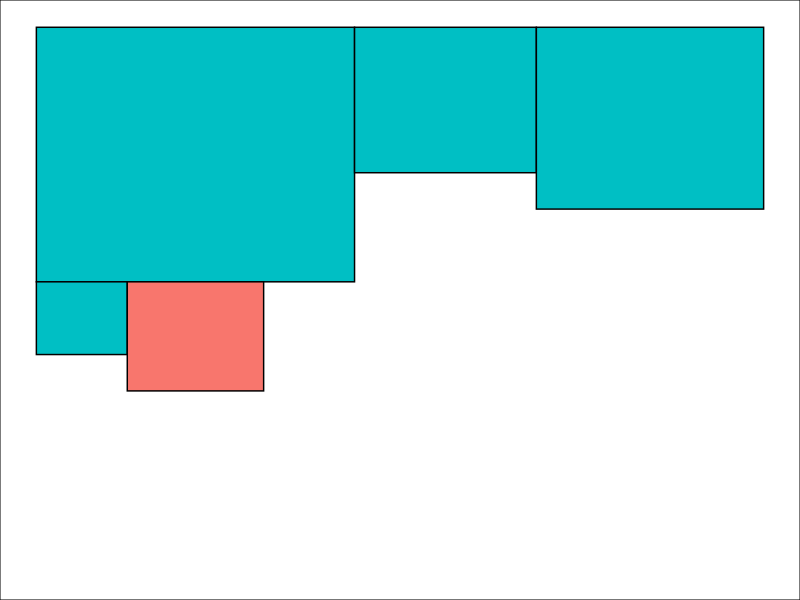

Source code (R):
# July 23, 2019
# Erin Becker
# Create Mondian style paintings given input tabular data

# load libraries
library(ggplot2)
library(dplyr)

# parameters of dataset
# number of columns
# number of rows
# number of types of columns
# for each column:
# - order
# - type
# - mean (or mean length for character vectors)
# - sum (or sum length for character vectors)

# parameters of painting
# width
# height
# number of colors
# colors
# for each element: 
# - order
# - width
# - height
# - color
# - number of borders
# - position of borders
# - position on canvas

# how each of the painting parameters will be
# determined by the dataset
# number of elements = number of columns
# canvas is a square with side of length = number of rows
# average number of spaces covered by each element = 
#   (number rows)^2 / (number cols)
# for each element:
# - order = row order
# - width = sum(column)/nrow remainder + 1 (to keep from being zero)
# - height = mean(column)/nrow remainder + 1 (to keep from being zero)
# - color = 
#     - numeric = red
#     - character = black
#     - logical = d. blue
#     - factor = l. blue
#     - int = yellow
# - num borders = (num na)/4 remainder + 1?
# - position of borders = ?
# any space not covered by elements will be white
# using stringsAsFactors = TRUE, 
#   so characters can be treated as numeric

# Read in data
# and convert to data.frame (won't work if tibble)
data <- iris %>%
  as.data.frame()

# create color palette
colors <- c("red", "black", "darkblue", "lightblue", "yellow")
names(colors) <- c("numeric", "character", "logical", "factor", "integer")

# Create painting parameter df from data
# initialize df
n <- ncol(data)
paint_df <- data.frame(order = integer(n), width = integer(n), 
                       height = integer(n),
                       num_border = integer(n), position_border = numeric(n))
# # populate df
# for (i in 1:n) {
#     # convert column to numeric
#     current_col <- as.numeric(data[,i])
#     # extract class of column
#     col_class <- class(data[,i])
#   paint_df$order[i] <- i
#   paint_df$width[i] <- round(sum(current_col)) %% nrow(data) + 1
#   paint_df$height[i] <- round(mean(current_col)) %% nrow(data) + 1
#   paint_df$color[i] <- unname(colors[col_class])
# }

max_width <- nrow(data)/(ncol(data)*2)
max_height <- nrow(data)/(ncol(data)*2)
total_width <- 0
total_height <- max_height

# populate df
for (i in 1:n) {
  # convert column to numeric
  current_col <- as.numeric(data[,i])
  # extract class of column
  col_class <- class(data[,i])
  paint_df$order[i] <- i
  paint_df$width[i] <- round(median(current_col)) %% nrow(data) + 1
  paint_df$height[i] <- round(mean(current_col)) %% nrow(data) + 1
  paint_df$color[i] <- unname(colors[col_class])
  # add x coordinates based on width
  paint_df$xmin[i] <- total_width
  paint_df$xmax[i] <- paint_df$xmin[i] + paint_df$width[i]
  total_width <- paint_df$xmax[i]
  # add y coordinates based on height
  paint_df$ymax[i] <- total_height
  paint_df$ymin[i] <- paint_df$ymax[i] - paint_df$height[i]
  # if total element width exceeds canvas width
  # reset xcoord to 0
  # and set ycoord to min height of previous elements
  if (total_width >= max_width) {
    total_width = 0
    total_height = min(paint_df$ymin)
  }
  # total_height <- paint_df$ymin[i]
}

# Plot using geom_rect in ggplot2
# need to fix color mapping
# don't like how rects are distributed across canvas - 
# need white space between rects and to allow for white
# elements bordering edge of canvas
ggplot() + 
  geom_rect(data = paint_df,
          mapping = 
            aes(xmin = xmin, xmax = xmax, 
                ymin = ymin, ymax = ymax, 
                fill = color),
          color = "black") + 
  theme_void() + 
  theme(legend.position = "none", 
        panel.border = element_rect(colour = "black", fill=NA)) + 
  expand_limits(x = 0, y = 0) + 
  expand_limits(x = c(0, max_width),
                y = c(0, max_height))
  
